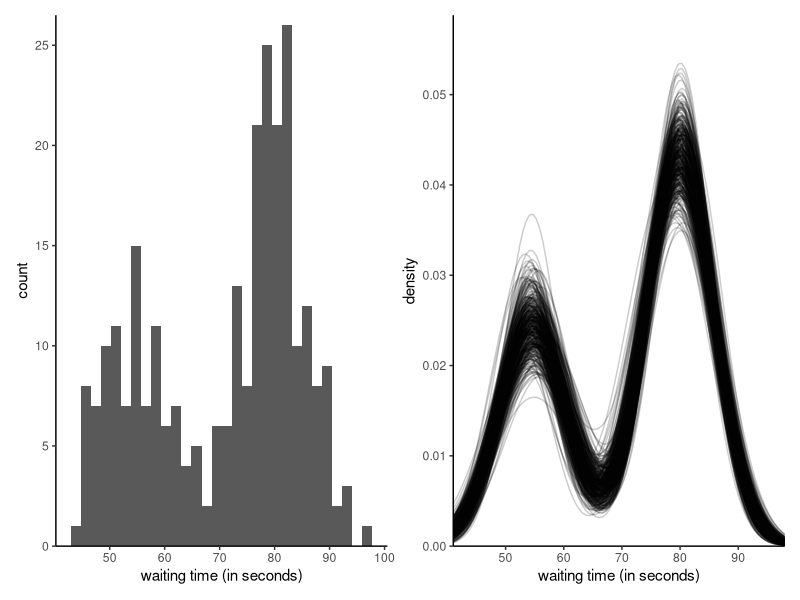

Recreate this plot in R.
## Fit univariate mixture model to 'faithful' data via Gibbs
## Number of mixture components is specified apriori
library(ggplot2)
library(patchwork)
data(faithful)
n <- nrow(faithful)
y <- faithful$waiting
# Fix hyperpriors
a1 <- 2; a2 <- 2; c <- 60; d <- 1/40; b1 <- 1; b2 <- 0.01
# Assign observations at random to groups
set.seed(80601)
# Fix some cutoff point and assign observations left/right to different clusters
cut <- runif(1, 0.1, 0.9)*diff(range(y)) + min(y)
group <- as.integer(y > cut)
# Sample proportion of observation in group zero
p <- sum(group == 0L)/n
# Initial mean and precision parameters, based on empirical estimates
mu <- c(mean(y[group == 0]), mean(y[group == 1]))
prec <- 1/c(var(y[group == 0]), var(y[group == 1]))
# Storage and number of replications
B <- 1e4L
theta <- matrix(nrow = B, ncol = 5L)
# Step 1: assign variables to clusters
for(b in 1:B){
  d1 <- dnorm(y, mean = mu[1], sd = 1/sqrt(prec[1])) # group 0 
  d2 <- dnorm(y, mean = mu[2], sd = 1/sqrt(prec[2])) # group 1
  # Data augmentation: group labels
  group <- rbinom(n = n, size = rep(1, n), prob = (1-p)*d2/(p*d1 + (1-p)*d2))
  # Step 2: update probability of cluster
  p <- rbeta(n = 1, shape1 = n - sum(group) + a1, sum(group) + a2)
  for(j in 1:2){
    # Extract observations in group g
    yg <- y[group == (j-1L)]
    # Number of observations in group g
    ng <- length(yg)
    # Update mean and precision of the group mean
    prec_mu <- ng*prec[j] + d
    mean_mu <- (sum(yg)*prec[j] + c*d)/prec_mu
    # Draw posterior of mu and precision
    mu[j] <- rnorm(n = 1, mean = mean_mu, sd = 1/sqrt(prec_mu))
    prec[j] <- rgamma(n = 1, 
                      shape = b1 + ng/2, 
                      rate = b2 + 0.5*sum((yg-mu[j])^2))
  }
  # Store values
  theta[b, ] <- c(p, mu, prec)
}
# Discard initial observations (burn in)
theta <- theta[-(1:100),]

# Plot histogram of observations
g1 <- ggplot(data = faithful, 
             mapping = aes(x = waiting)) +
  geom_histogram() +
  scale_y_continuous(limits = c(0, NA), 
                     expand = expansion(add = c(0, 0.5))) + 
  labs(x = "waiting time (in seconds)") +
  theme_classic()

# Define mixture density
mixtdens <- function(theta, x){ 
  theta[1]*dnorm(x, theta[2], sd = 1/sqrt(theta[4])) +
    (1-theta[1]) * dnorm(x, theta[3], sd = 1/sqrt(theta[5]))
}
# Extract limits and create a fine grid over whish to evaluate the density
xlim <- range(faithful$waiting) + c(-2,2)
xseq <- seq(xlim[1], xlim[2], length.out = 101)
map <- apply(X = theta[seq(1, nrow(theta), length.out = 400),], 
             MARGIN = 1, 
             FUN = function(theta_b){ mixtdens(theta_b, x = xseq)})
# Plot posterior density estimates
g2 <- ggplot(data = data.frame(
  x = rep(xseq, length.out = prod(dim(map))), 
  y = c(map), 
  .draw = rep(1:ncol(map), each = nrow(map))),
  mapping = aes(x = x, y = y, group = .draw)) + 
  # ggdist::stat_lineribbon(mapping = aes(fill = after_stat(.width)),
  #                 .width = ppoints(50)) +
  #  scale_fill_distiller() +
  geom_line(alpha = 0.2) +
  labs(x = "waiting time (in seconds)", y = "density") + 
  scale_x_continuous(limits = xlim, expand = expansion()) +
  scale_y_continuous(limits = c(0, NA), 
                     expand = expansion(mult = c(0, 0.1))) + 
  theme_classic()
g1 + g2
